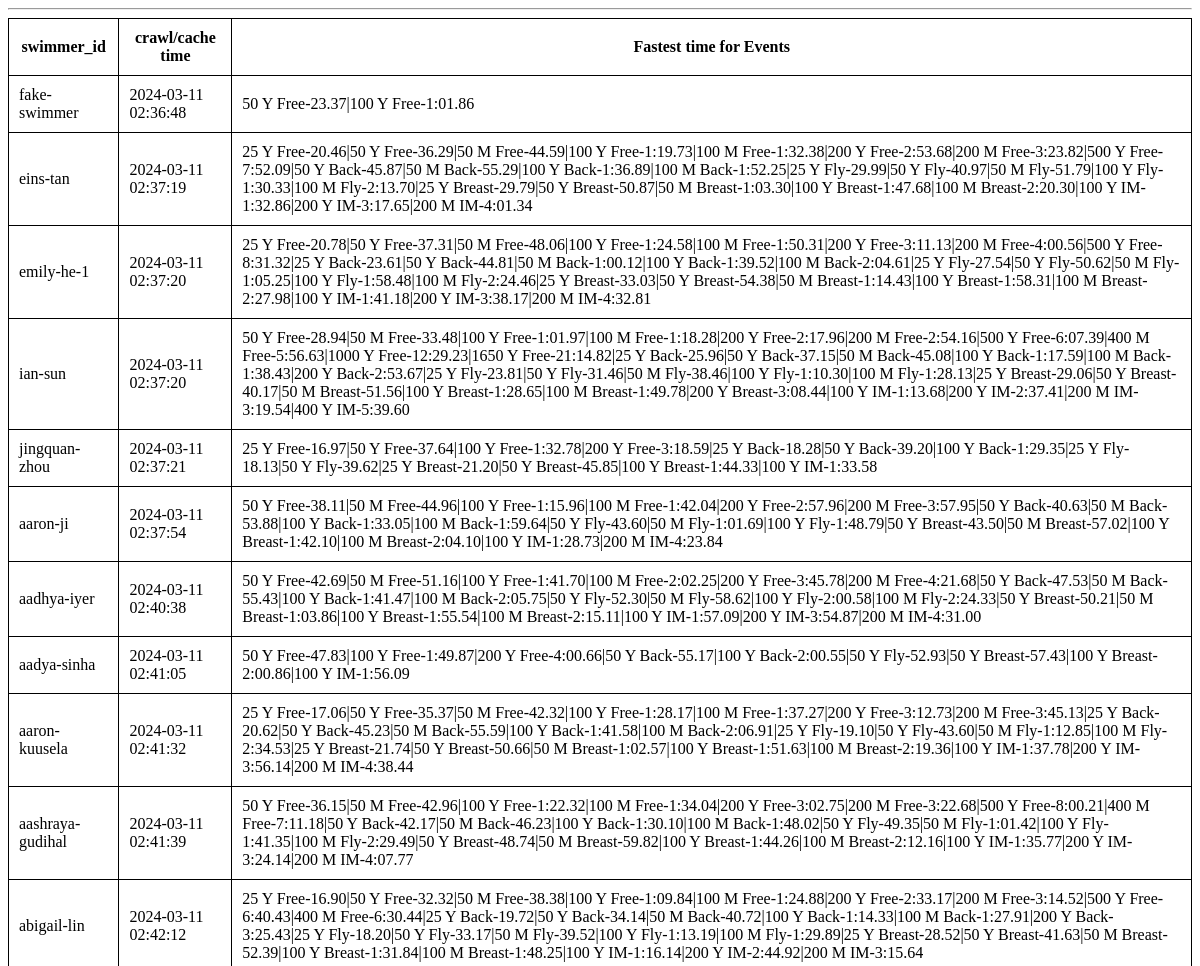
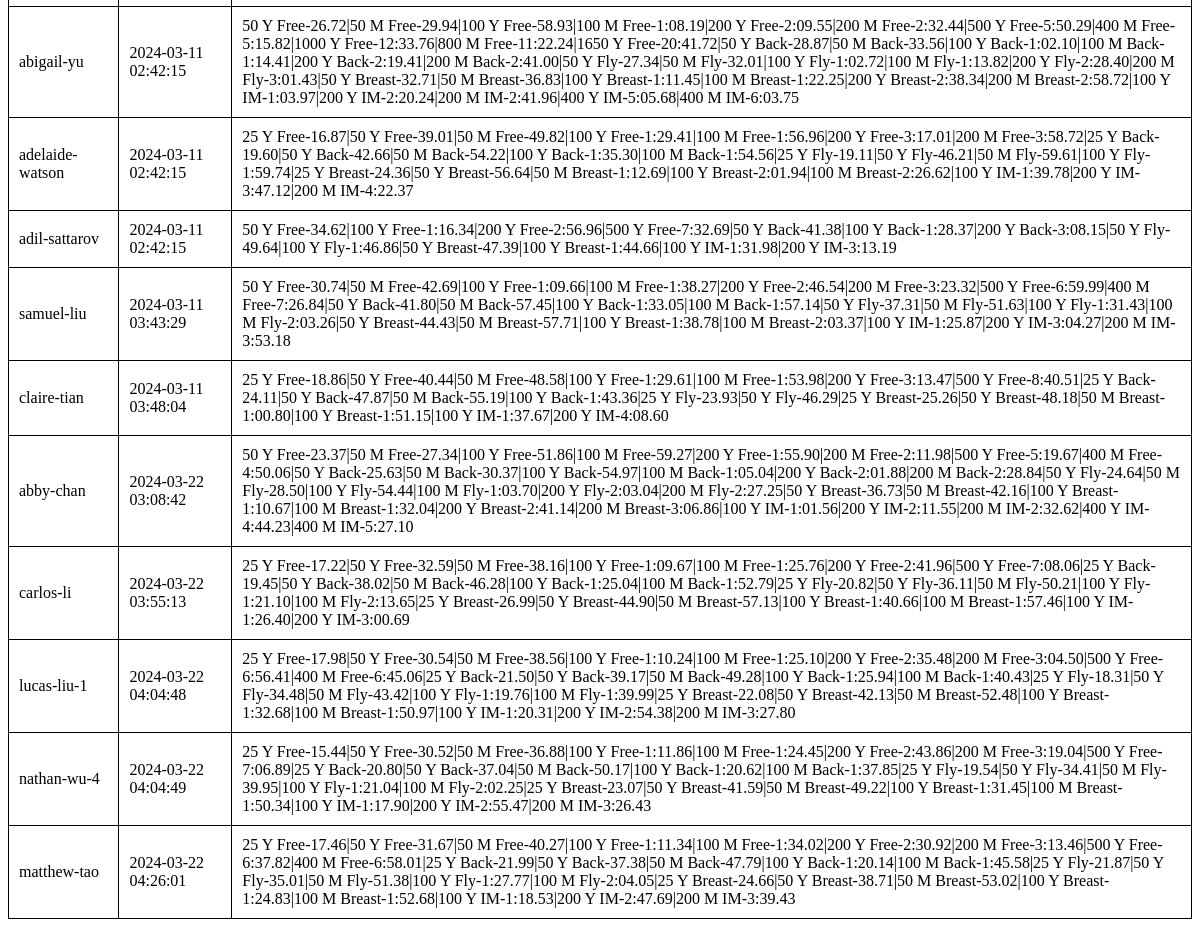
/testdb/, run on an earlier commit of the app's database (2 pictures, top to bottom).
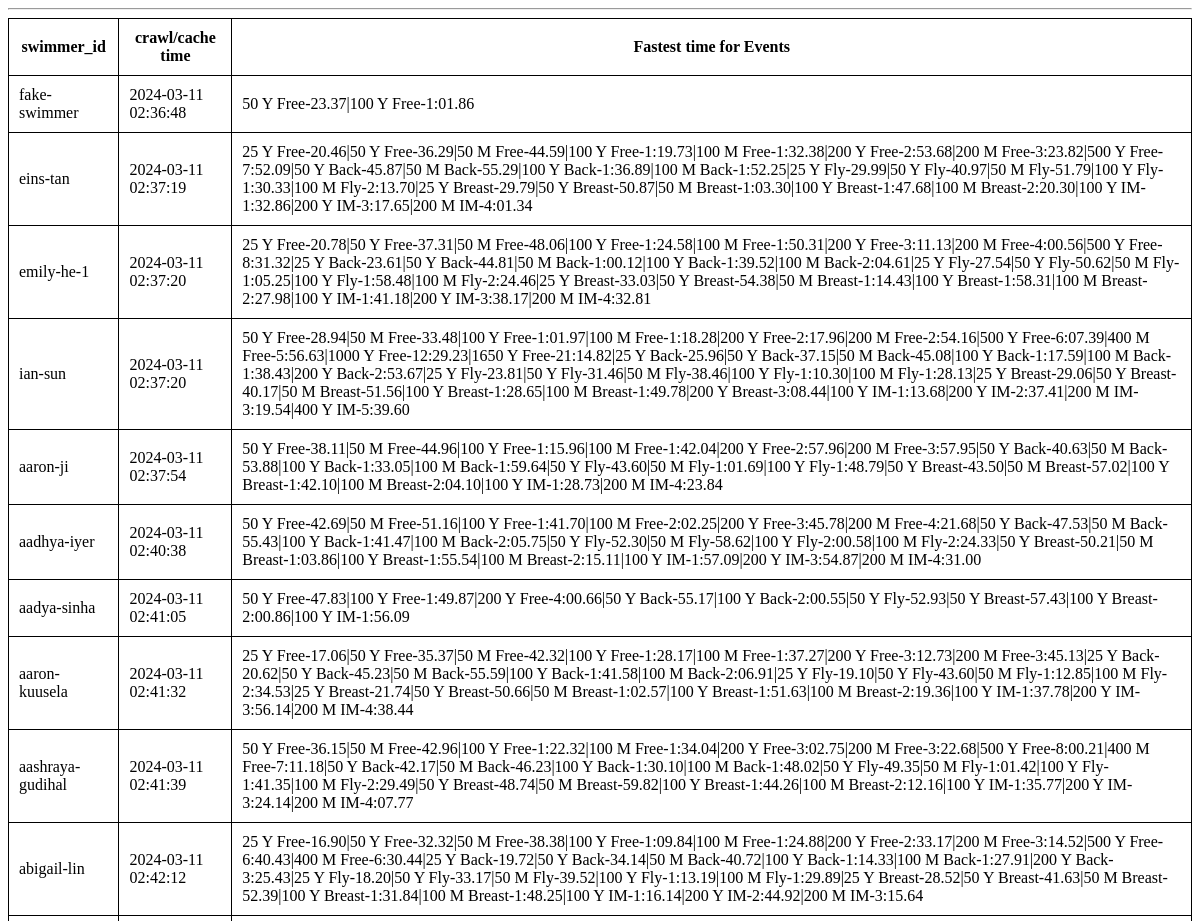
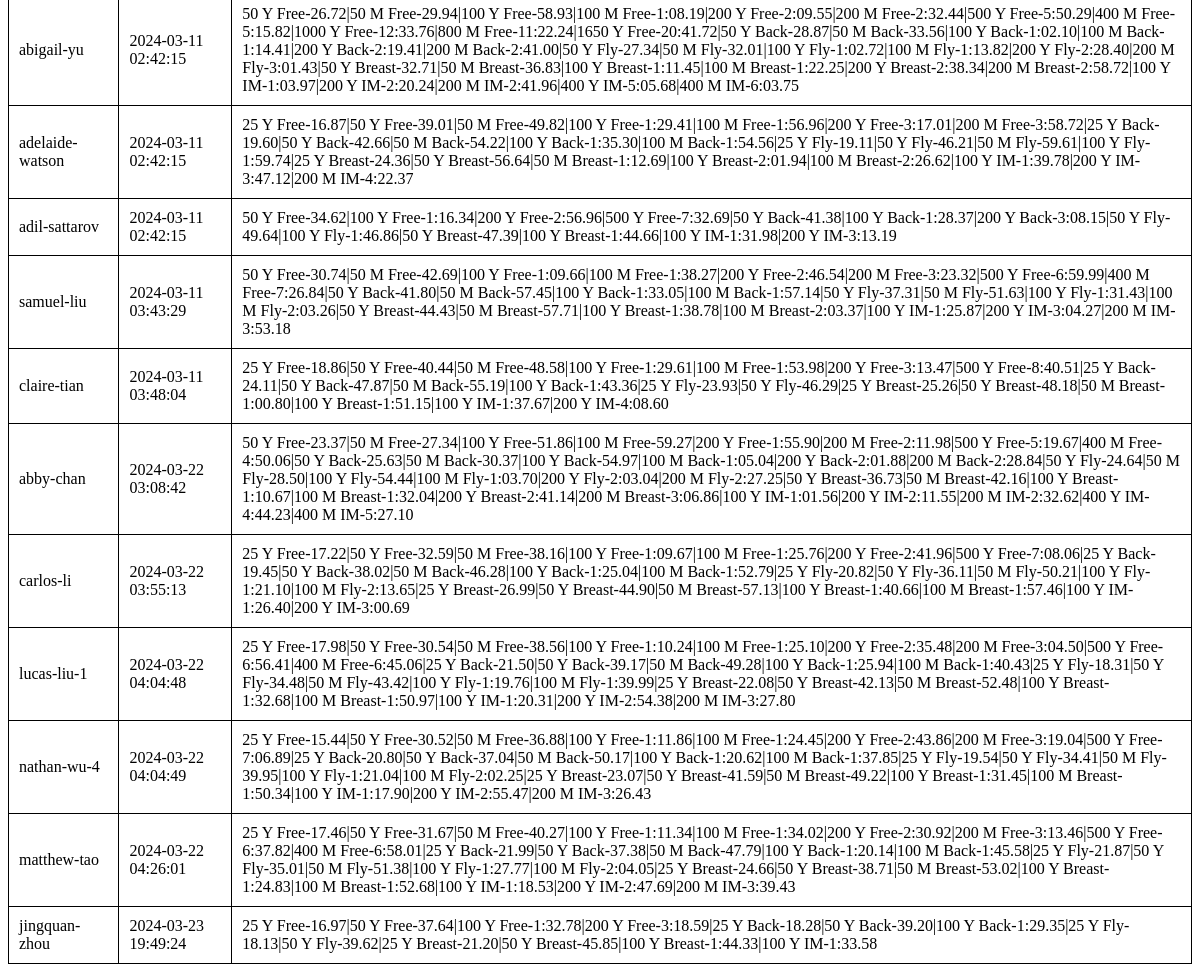
And on a later commit of the database (2 pictures, top to bottom).
### tables this page shows
CREATE TABLE swimmers (
    id TEXT PRIMARY KEY,
    fastest_time TEXT NOT NULL,
    crawl_date TIMESTAMP NOT NULL DEFAULT CURRENT_TIMESTAMP
);

### app.py (the view)
@app.route('/cache/')
@app.route('/cachedb/')
@app.route('/dbcache/')
@app.route('/db/')
@app.route('/testdb/')
def testdb():
  conn = sqlite3.connect('swimmers.db')
  conn.row_factory = sqlite3.Row
  swimmers = conn.execute('SELECT * FROM swimmers').fetchall()
  conn.close()
  return render_template('testdb.html', swimmers=swimmers)

### app.py (called while the page is built)
@app.context_processor
def utility_processor_compare_time():
    def compare_time(time1: str, time2: str) -> bool:
      if time1 == '' or time2 == '': return False
      try:
        timeint1 = int(time1.replace(':','').replace('.',''))
        timeint2 = int(time2.replace(':','').replace('.',''))
      except ValueError:
        return False
      return timeint1 < timeint2
    return dict(compare_time=compare_time)

@app.context_processor
def utility_processor_national_time_tool_tip():
    def national_time_tool_tip(timemap:dict, event:str) -> str:
      res = ''
      for standard, map in timemap.items():
        for event_name, time in map.items():
          if event_name == event and time:
            standard = standard.rjust(4, '\u00A0')
            res += f'{standard}:\u00A0{time}\u000A'
      return res.strip()
    return dict(national_time_tool_tip=national_time_tool_tip)

### templates/testdb.html (shortened to what this page needs)
<!DOCTYPE html>
<html lang="en">
<head>
</head>
<body>
    <hr>
    <div class="content">
      {% block content %}
      <table>
      <tr><th>swimmer_id</th><th>crawl/cache time</th><th>Fastest time for Events</th></tr>
      {% for swimmer in swimmers %}
        <tr>
          <td>{{ swimmer['id'] }} </td> <td>{{ swimmer['crawl_date'] }} </td> <td>{{ swimmer['fastest_time'] }} </td>
        </tr>
      {% endfor %}
      </table>
      {% endblock %}
    </div>
</body>
</html>

### templates/testdb.html (style rules this page uses)
table, th, td { border: 1px solid black; border-collapse: collapse; padding: 10px; }

What changed in the data, as far as the page shows it:
changed swimmers "jingquan-zhou": crawl_date "2024-03-11 02:37:21" → "2024-03-23 19:49:24"; moves down the list
